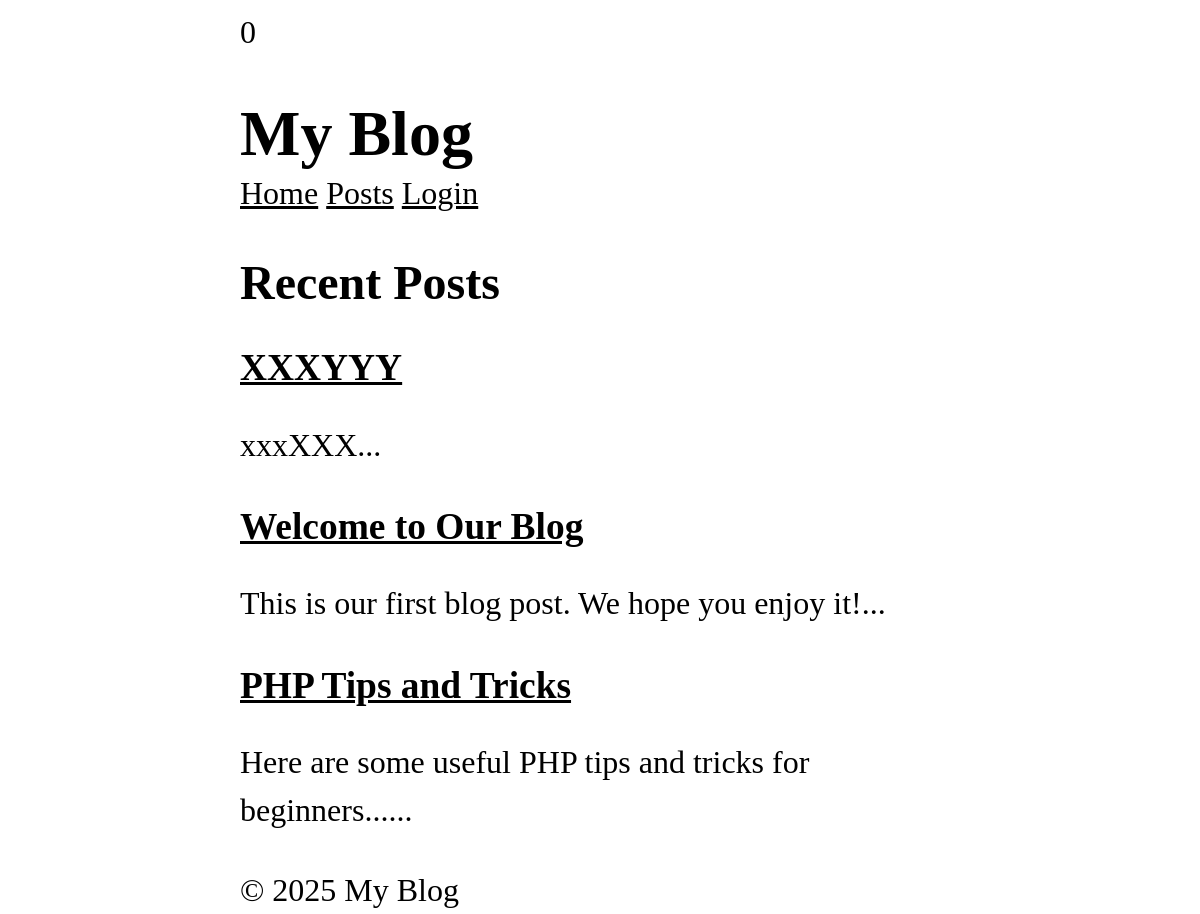
The page / on the database its author committed.
### tables this page shows
CREATE TABLE posts (
	id INTEGER PRIMARY KEY AUTOINCREMENT,
	user_id INTEGER NOT NULL,
	title TEXT NOT NULL,
	content TEXT NOT NULL,
	views INTEGER NOT NULL DEFAULT 0,
	created_at DATETIME DEFAULT CURRENT_TIMESTAMP,
	FOREIGN KEY (user_id) REFERENCES users(id)
);

### core/App.php (called while the page is built, shortened)
<?php
class App {
	protected static $container = [];
	public static function bind(string $key, mixed $value): void {
		static::$container[$key] = $value;
	}
	public static function get(string $key): mixed {
		return static::$container[$key];
	}
}

### app/Models/Post.php (called while the page is built, shortened)
<?php
class Post extends Model {
	protected static $table = 'posts';
	public static function getRecent(?int $limit = null, ?int $page = null, ?string $search = null) {
		$query = "SELECT * FROM " . static::$table;
		$params = [];
		$query .= " ORDER BY created_at DESC";
		if (null !== $limit){
			$query .= " LIMIT ?";
			$params[] = $limit;
		}
		$db = App::get('database');
		return $db->fetchAll($query,	$params, static::class);
	}
}

### core/Database.php (called while the page is built, shortened)
<?php
class Database {
	protected $pdo;
	public function __construct(array $config) {
		try {
			$dsn = $this->createDsn($config);
			$username = $config['username'] ?? null;
			$password = $config['password'] ?? null;
			$options = $config['options'] ?? null;
			$this->pdo = new PDO($dsn, $username, $password, $options);
			$this->pdo->setAttribute(PDO::ATTR_ERRMODE, PDO::ERRMODE_EXCEPTION);
		} catch (PDOException $e) {
			throw new Exception("Could not connect to the database");
		}
	}
	protected function createDsn(array $config): string {
		$driver = $config['driver'];
		$dbname = $config['dbname'];
		return match($driver) {
			'sqlite' => "sqlite:$dbname",
			default => throw new Exception("Unsuported database driver: $driver")
		};
	}
	public function query(string $sql, array $params = []): PDOStatement {
		$stmt = $this->pdo->prepare($sql);
		$stmt->execute($params);
		return $stmt;
	}
	public function fetchAll(string $sql, array $params = [], ?string $className = null): array {
		$stmt = $this->query($sql, $params);
		return $className
		? $stmt->fetchAll(PDO::FETCH_CLASS, $className)
		: $stmt->fetchAll(PDO::FETCH_ASSOC);
	}
}

### app/Controllers/HomeController.php (called while the page is built, shortened)
<?php
class HomeController {
  public function index() {
    $posts = Post::getRecent(5);
    return View::render(
      template: 'home/index',
      data: [
        'posts' => $posts
      ],
      layout: 'layouts/main');
  }
}

### core/Router.php (called while the page is built, shortened)
<?php
class Router {
  protected array $routes = [];
  protected array $globalMiddleware = [];
  protected array $routeMiddleware = [];
  public function add(string $method, string $uri, string $controller, array $middlewares = []): void {
    $this->routes[] = [
      'method' => $method,
      'uri' => $uri,
      'controller' => $controller,
      'middlewares' => $middlewares
    ];
  }
  public function addGlobalMiddleware(string $middleware): void {
    $this->globalMiddleware[] = $middleware;
  }
  public function addRouteMiddleware(string $name, string $middleware): void {
    $this->routeMiddleware[$name] = $middleware;
  }
  public function dispatch(string $uri, string $method): ?string {
    $route = $this->findRoute($uri, $method);
    $middlewares = [
      ...$this->globalMiddleware,
      ...array_map(fn($name) => $this->routeMiddleware[$name], $route['middlewares'])
    ];
    return $this->runMiddleware($middlewares, function () use ($route) {
      [$controller, $action] = explode('@', $route['controller']);
      return $this->callAction($controller, $action, $route['params']);
    });
  }
  protected function runMiddleware(array $middlewares, callable $target):mixed {
    $next = $target;
    foreach (array_reverse($middlewares) as $middleware) {
      $next = fn() => (new $middleware)->handle($next);
    }
    return $next();
  }
  protected function findRoute(string $uri, string $method): ?array {
    foreach ($this->routes as $route) {
      $params = $this->matchRoute($route['uri'], $uri);
      if ($params !== null && $route['method'] === $method) {
        return [...$route, 'params' => $params];
      }
    }
    return null;
  }
  protected function matchRoute(string $routeUri, string $requestUri): ?array {
    $params = [];
    return $params;
  }
  protected function callAction(string $controller, string $action, array $params): string {
    return (new $controllerClass)->$action(...$params);
  }
}

### app/Midlewares/CSRF.php (called while the page is built, shortened)
<?php
class CSRF implements Middleware {
	public function handle(callable $next)
	{
		return $next();
	}
}

### app/Midlewares/View.php (called while the page is built, shortened)
<?php
class View implements Middleware {
  public function handle(callable $next): mixed {
    return $next();
  }
}

### core/View.php (called while the page is built, shortened)
<?php
class View {
	protected static $globals = [];
	public static function share(string $key, $value): void {
		static::$globals[$key] = $value;
	}
	public static function render(string $template, array $data = [], ?string $layout = null) : string {
		$data = [...static::$globals, ...$data];
		$content = static::renderTemplate(
			$template,
			$data
		);
		return static::renderLayout(
			$layout,
			$data,
			$content
		);
	}
	public static function partial(string $template, array $data = []):string {
		return static::renderTemplate("partials/$template", $data);
	}
	protected static function renderTemplate(string $template, array $data): string {
		extract($data);
		$path = dirname(__DIR__) . "/app/Views/$template.php";
		require $path;
		return ob_get_clean();
	}
protected static function renderLayout(?string $template, array $data, string $content): string {
		return ob_get_clean();
	}
}

### helpers.php (called while the page is built, shortened)
<?php
if (!function_exists('partial')) {
	function partial(string $template, array $data = []): string {
		return View::partial($template, $data);
	}
}

### app/Views/partials/_posts.php (the view)
<?php foreach($posts as $post): ?>
	<article>
		<h3>
			<a href="/posts/<?= $post->id ?>">
				<?= htmlspecialchars($post->title) ?>
			</a>
		</h3>
		<p>
			<?= htmlspecialchars(substr($post->content, 0, 150)) . '...'?>
		</p>
	</article>
<?php endforeach; ?>

### public/style.css (style rules this page uses)
*, *::before, *::after { box-sizing: border-box; }
html { -moz-text-size-adjust: none; -webkit-text-size-adjust: none; text-size-adjust: none; }
body, h1, h2, h3, h4, p, figure, blockquote, dl, dd { margin-block-end: 0; }
body { min-height: 100vh; line-height: 1.5; max-width: 60%; margin-left: auto; margin-right: auto; font-size: 2em; font-family: Cambria, Cochin, Georgia, Times, 'Times New Roman', serif; }
h1, h2, h3, h4, button, input, label { line-height: 1.1; }
h1, h2, h3, h4 { text-wrap: balance; }
a:not([class]) { text-decoration-skip-ink: auto; color: currentColor; }

### rows shown on the page
posts: title "XXXYYY", content "xxxXXX"
posts: title "Welcome to Our Blog", content "This is our first blog post. We hope you enjoy it!"
posts: title "PHP Tips and Tricks", content "Here are some useful PHP tips and tricks for beginners..."

### other values the page prints
Auth::increase() "0"
